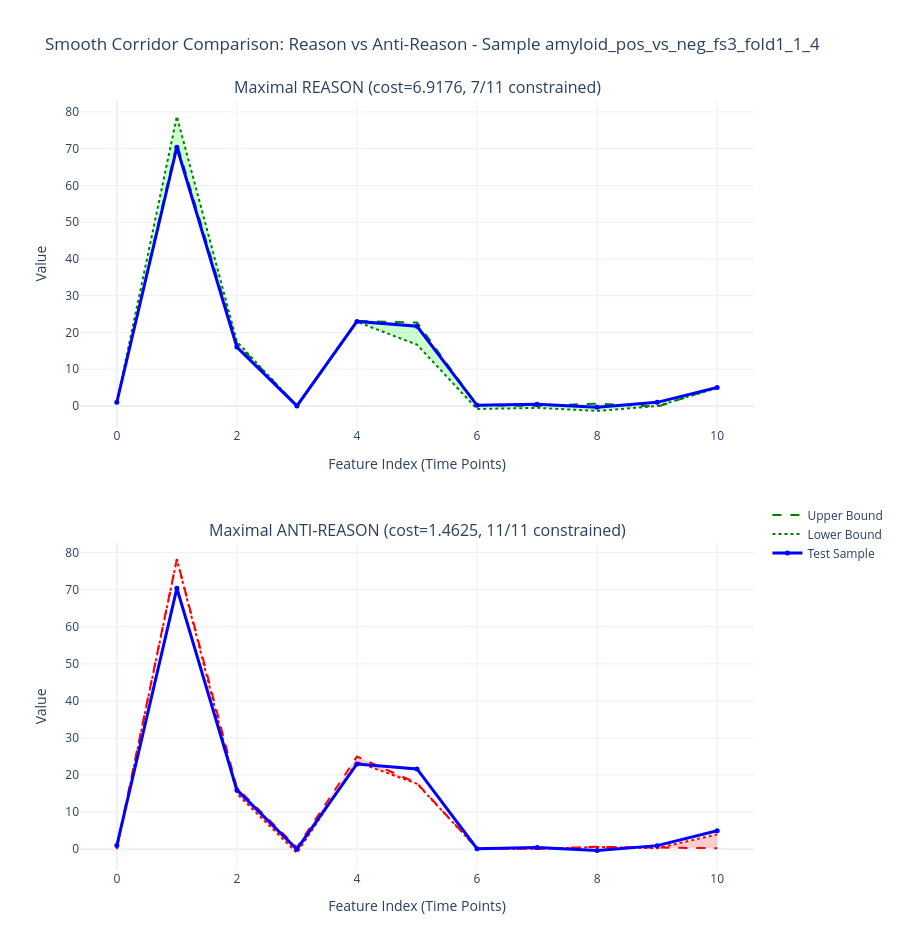

Notebook code for this chart:
### Code cell
# Smooth corridor comparison
from etl.reasons_analysis import visualize_sample_comparison_smooth

fig = visualize_sample_comparison_smooth(sample_id, tests_sample, feature_names)
if fig is not None:
    fig.show()

### Figure 1 — Plotly figure (JSON) as saved in the notebook; plotly's stock layout.template omitted (floating-point values rounded to 4 significant figures)
{"data": [{"fill": "toself", "fillcolor": "rgba(0, 255, 0, 0.2)", "hoverinfo": "skip", "line": {"color": "rgba(255,255,255,0)"}, "name": "Reason Corridor", "showlegend": false, "type": "scatter", "x": [0, 1, 2, 3, 4, 5, 6, 7, 8, 9, 10, 10, 9, 8, 7, 6, 5, 4, 3, 2, 1, 0], "xaxis": "x", "y": [1.1, 71.4, 17.0, 0.1, 23.1, 22.67, 0.1795, 0.0035, 0.629, -0.2205, 5.1, 4.9, -0.037, -1.354, -0.529, -0.85, 16.66, 22.9, -0.1, 17.5, 78.8, 0.9], "yaxis": "y"}, {"hovertemplate": "Feature %{x}<br>Upper Bound: %{y:.3f}<extra></extra>", "line": {"color": "green", "dash": "dash", "width": 2}, "mode": "lines", "name": "Upper Bound", "showlegend": true, "type": "scatter", "x": [0, 1, 2, 3, 4, 5, 6, 7, 8, 9, 10], "xaxis": "x", "y": [1.1, 71.4, 17.0, 0.1, 23.1, 22.67, 0.1795, 0.0035, 0.629, -0.2205, 5.1], "yaxis": "y"}, {"hovertemplate": "Feature %{x}<br>Lower Bound: %{y:.3f}<extra></extra>", "line": {"color": "green", "dash": "dot", "width": 2}, "mode": "lines", "name": "Lower Bound", "showlegend": true, "type": "scatter", "x": [0, 1, 2, 3, 4, 5, 6, 7, 8, 9, 10], "xaxis": "x", "y": [0.9, 78.8, 17.5, -0.1, 22.9, 16.66, -0.85, -0.529, -1.354, -0.037, 4.9], "yaxis": "y"}, {"hovertemplate": "Feature %{x}<br>Value: %{y:.3f}<extra></extra>", "line": {"color": "blue", "width": 3}, "marker": {"color": "blue", "size": 5}, "mode": "lines+markers", "name": "Test Sample", "showlegend": true, "type": "scatter", "x": [0, 1, 2, 3, 4, 5, 6, 7, 8, 9, 10], "xaxis": "x", "y": [1.0, 70.4, 16.0, 0.0, 23.0, 21.67, 0.15, 0.471, -0.354, 0.963, 5.0], "yaxis": "y"}, {"fill": "toself", "fillcolor": "rgba(255, 0, 0, 0.2)", "hoverinfo": "skip", "line": {"color": "rgba(255,255,255,0)"}, "name": "Anti-Reason Corridor", "showlegend": false, "type": "scatter", "x": [0, 1, 2, 3, 4, 5, 6, 7, 8, 9, 10, 10, 9, 8, 7, 6, 5, 4, 3, 2, 1, 0], "xaxis": "x2", "y": [0.5, 78.28, 16.5, 0.5, 25.0, 17.84, 0.226, 0.075, 0.6505, 0.3735, 0.25, 4.0, 0.261, 0.6025, 0.0725, 0.221, 17.66, 23.5, -1.0, 15.0, 78.18, 0.0], "yaxis": "y2"}, {"hovertemplate": "Feature %{x}<br>Upper Bound: %{y:.3f}<extra></extra>", "line": {"color": "red", "dash": "dash", "width": 2}, "mode": "lines", "name": "Upper Bound", "showlegend": false, "type": "scatter", "x": [0, 1, 2, 3, 4, 5, 6, 7, 8, 9, 10], "xaxis": "x2", "y": [0.5, 78.28, 16.5, 0.5, 25.0, 17.84, 0.226, 0.075, 0.6505, 0.3735, 0.25], "yaxis": "y2"}, {"hovertemplate": "Feature %{x}<br>Lower Bound: %{y:.3f}<extra></extra>", "line": {"color": "red", "dash": "dot", "width": 2}, "mode": "lines", "name": "Lower Bound", "showlegend": false, "type": "scatter", "x": [0, 1, 2, 3, 4, 5, 6, 7, 8, 9, 10], "xaxis": "x2", "y": [0.0, 78.18, 15.0, -1.0, 23.5, 17.66, 0.221, 0.0725, 0.6025, 0.261, 4.0], "yaxis": "y2"}, {"hovertemplate": "Feature %{x}<br>Value: %{y:.3f}<extra></extra>", "line": {"color": "blue", "width": 3}, "marker": {"color": "blue", "size": 5}, "mode": "lines+markers", "name": "Test Sample", "showlegend": false, "type": "scatter", "x": [0, 1, 2, 3, 4, 5, 6, 7, 8, 9, 10], "xaxis": "x2", "y": [1.0, 70.4, 16.0, 0.0, 23.0, 21.67, 0.15, 0.471, -0.354, 0.963, 5.0], "yaxis": "y2"}], "layout": {"annotations": [{"font": {"size": 16}, "showarrow": false, "text": "Maximal REASON (cost=6.9176, 7/11 constrained)", "x": 0.5, "xanchor": "center", "xref": "paper", "y": 1, "yanchor": "bottom", "yref": "paper"}, {"font": {"size": 16}, "showarrow": false, "text": "Maximal ANTI-REASON (cost=1.4625, 11/11 constrained)", "x": 0.5, "xanchor": "center", "xref": "paper", "y": 0.425, "yanchor": "bottom", "yref": "paper"}], "height": 950, "hovermode": "closest", "legend": {"x": 1.02, "xanchor": "left", "y": 0.48, "yanchor": "top"}, "showlegend": true, "title": {"text": "Smooth Corridor Comparison: Reason vs Anti-Reason - Sample amyloid_pos_vs_neg_fs3_fold1_1_4"}, "xaxis": {"anchor": "y", "domain": [0, 1], "title": {"text": "Feature Index (Time Points)"}}, "xaxis2": {"anchor": "y2", "domain": [0, 1], "title": {"text": "Feature Index (Time Points)"}}, "yaxis": {"anchor": "x", "domain": [0.575, 1], "title": {"text": "Value"}}, "yaxis2": {"anchor": "x2", "domain": [0, 0.425], "title": {"text": "Value"}}}}
